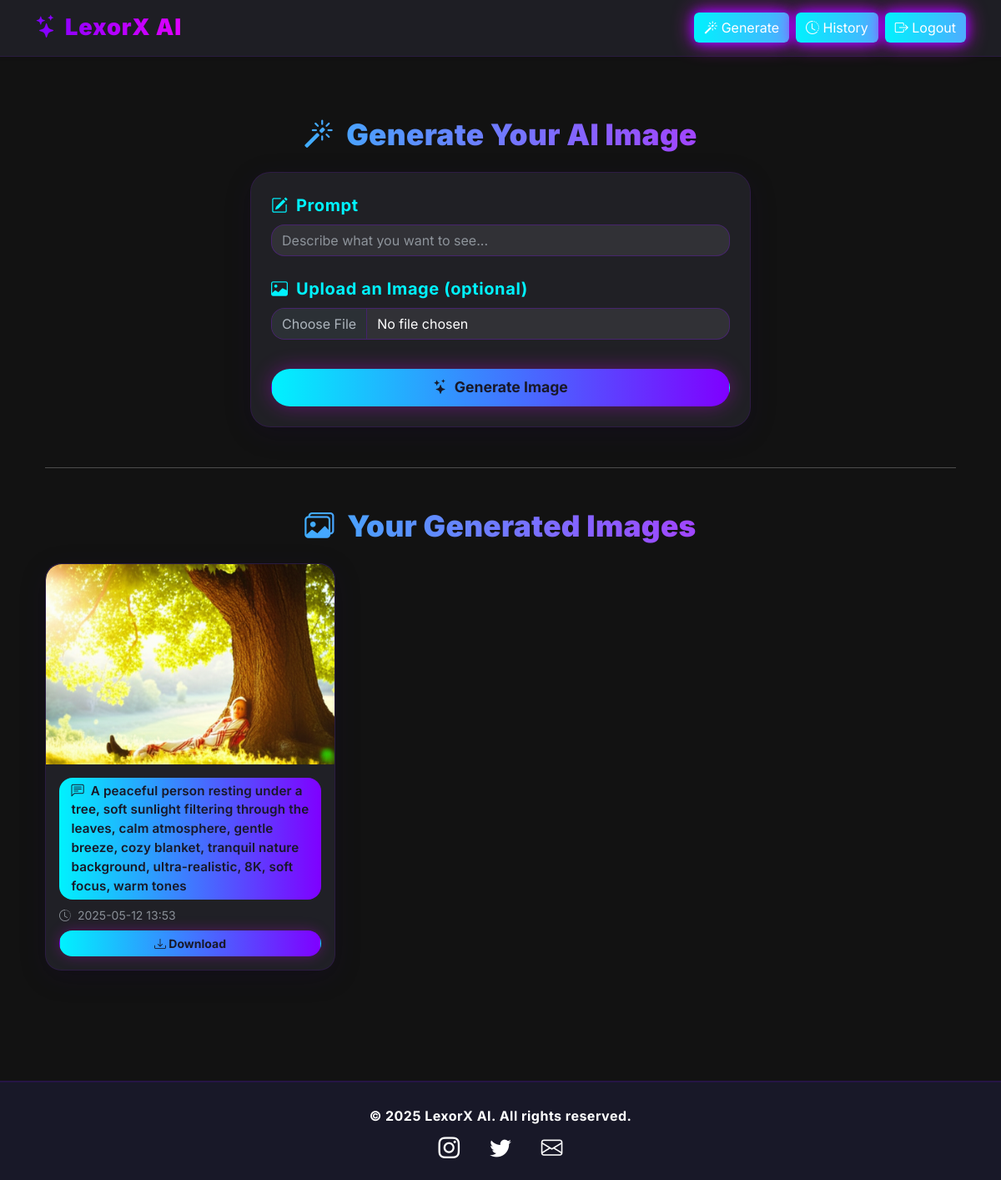
Before: /generate_image (signed in) with the older database file.
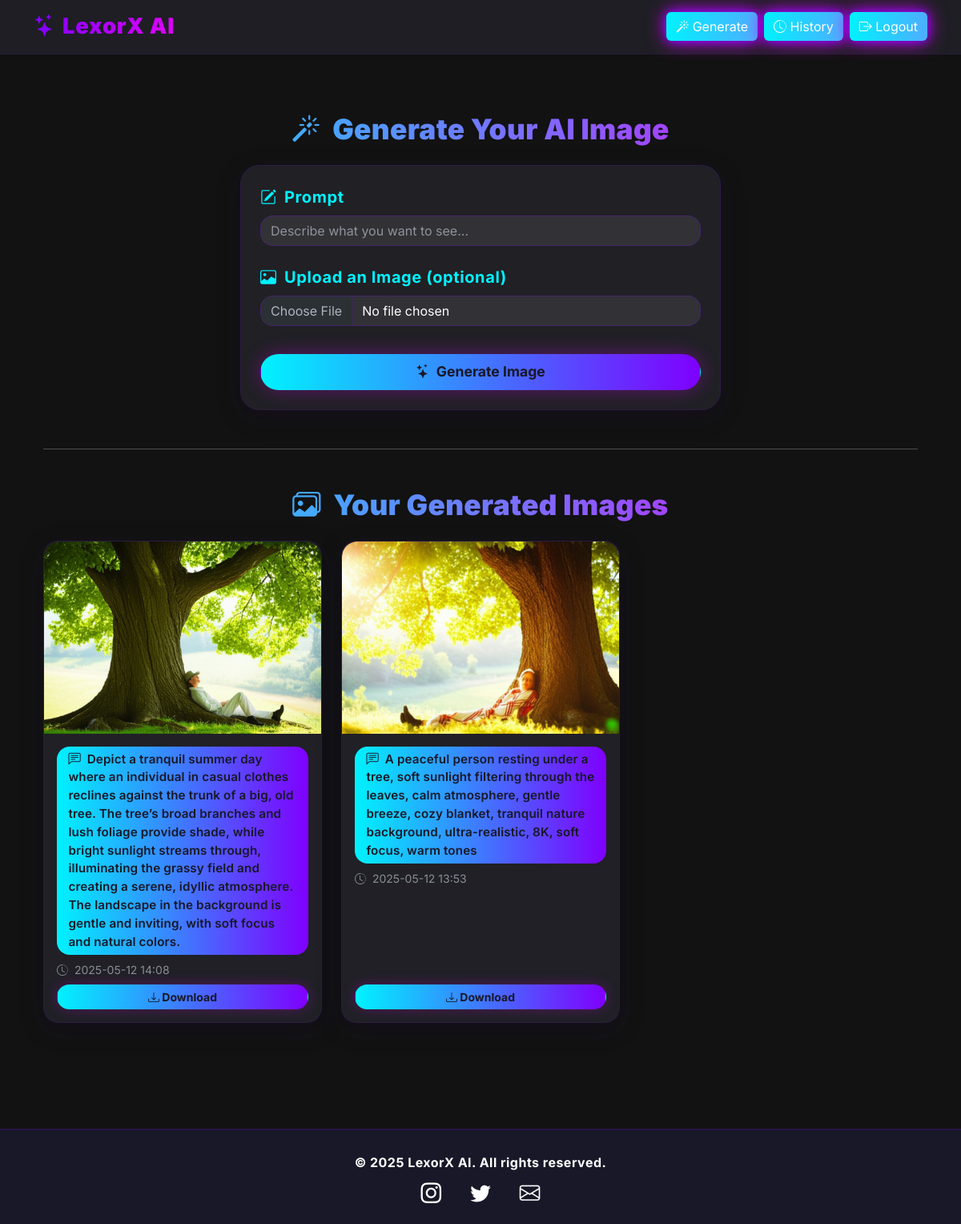
After: the same page with the newer database file.
### app/models.py (models this page shows)
class GeneratedImage(db.Model):
    id = db.Column(db.Integer, primary_key=True)
    prompt = db.Column(db.Text, nullable=False)
    image_file = db.Column(db.String(20), nullable=False)
    date_created = db.Column(db.DateTime, nullable=False, default=datetime.utcnow)
    user_id = db.Column(db.Integer, db.ForeignKey('user.id'), nullable=False)

### app/routes.py (the view, shortened to what this page needs)
@bp.route("/generate_image", methods=['GET', 'POST'])
@login_required
def generate_image():
    form = GenerateImageForm()
    images = GeneratedImage.query.filter_by(author=current_user).order_by(GeneratedImage.date_created.desc()).all()
    return render_template('generate_image.html', form=form, images=images)

### app/forms.py
class GenerateImageForm(FlaskForm):
    prompt = StringField('Prompt', validators=[DataRequired()])
    image = FileField('Upload Image', validators=[DataRequired()])
    submit = SubmitField('Generate Image')

### app/models.py (called while the page is built)
@login_manager.user_loader
def load_user(user_id):
    return User.query.get(int(user_id))

### app/templates/generate_image.html (shortened to what this page needs)
{% extends "base.html" %}
{% block content %}
<div class="container py-5">
  <h2 class="text-center mb-4 section-title animate__animated animate__fadeInDown">
    <i class="bi bi-magic icon-animated me-2"></i>
    Generate Your AI Image
  </h2>
  <form method="POST" enctype="multipart/form-data" onsubmit="disableButton()"
    class="glass-form p-4 mx-auto animate__animated animate__fadeInUp" style="max-width: 600px;">
    <div class="mb-4">
      <label class="form-label fs-5" for="prompt">
        <i class="bi bi-pencil-square me-1"></i> {{ form.prompt.label }}
      </label>
      {{ form.prompt(class="form-control", rows=3, placeholder="Describe what you want to see...") }}
    </div>
    <div class="mb-4">
      <label class="form-label fs-5" for="image">
        <i class="bi bi-image me-1"></i> Upload an Image (optional)
      </label>
      {{ form.image(class="form-control") }}
    </div>
    <button id="genBtn" type="submit"
      class="btn btn-generate btn-lg w-100 animate__animated animate__pulse animate__infinite">
      <i class="bi bi-stars me-2"></i>{{ form.submit.label.text }}
    </button>
  </form>
  <hr class="my-5">
  <h3 class="text-center mb-4 section-title animate__animated animate__fadeInDown">
    <i class="bi bi-images me-2"></i>
    Your Generated Images
  </h3>
  <div class="row">
    {% for img in images %}
    <div class="col-md-4 col-sm-6 mb-4 animate__animated animate__fadeInUp">
      <div class="card h-100">
        <img src="{{ url_for('static', filename='images/' ~ img.image_file) }}" class="card-img-top"
          alt="Generated Image">
        <div class="card-body d-flex flex-column">
          <div class="prompt-badge mb-2">
            <i class="bi bi-chat-left-text me-1"></i> {{ img.prompt }}
          </div>
          <small class="text-muted mb-2"><i class="bi bi-clock-history me-1"></i> {{ img.date_created.strftime('%Y-%m-%d
            %H:%M') }}</small>
          <a href="{{ url_for('static', filename='images/' ~ img.image_file) }}" class="btn btn-download btn-sm mt-auto"
            download="{{ img.image_file }}">
            <i class="bi bi-download"></i> Download
          </a>
        </div>
      </div>
    </div>
    {% else %}
    <div class="col-12 text-center text-light mt-4 animate__animated animate__fadeIn">
      <i class="bi bi-emoji-sunglasses" style="font-size:2rem;"></i>
      <p class="mt-2">No images generated yet. Try creating something amazing!</p>
    </div>
    {% endfor %}
  </div>
</div>
<link href="https://cdnjs.cloudflare.com/ajax/libs/animate.css/4.1.1/animate.min.css" rel="stylesheet">
<link href="https://cdn.jsdelivr.net/npm/bootstrap-icons@1.10.5/font/bootstrap-icons.css" rel="stylesheet">
{% endblock %}

### app/templates/base.html (shortened to what this page needs)
<!doctype html>
<html lang="en" data-bs-theme="dark">
<head>
  <link href="https://cdn.jsdelivr.net/npm/bootstrap@5.3.0/dist/css/bootstrap.min.css" rel="stylesheet">
  <link href="https://cdn.jsdelivr.net/npm/bootstrap-icons@1.10.5/font/bootstrap-icons.css" rel="stylesheet">
  <link href="https://cdn.jsdelivr.net/npm/animate.css@4.1.1/animate.min.css" rel="stylesheet">
</head>
<body>
  <nav class="navbar navbar-expand-lg shadow-sm sticky-top">
    <div class="container">
      <a class="navbar-brand" href="{{ url_for('main.home') }}">
        <i class="bi bi-stars"></i>LexorX AI
      </a>
      <div class="collapse navbar-collapse justify-content-end" id="navbarNav">
        <div class="d-flex gap-2">
          <a class="btn btn-outline-light" href="{{ url_for('main.generate') }}">
            <i class="bi bi-magic"></i> Generate
          </a>
          {% if current_user.is_authenticated %}
          <a class="btn btn-outline-light" href="{{ url_for('main.history') }}">
            <i class="bi bi-clock-history"></i> History
          </a>
          <a class="btn btn-outline-light" href="{{ url_for('main.logout') }}">
            <i class="bi bi-box-arrow-right"></i> Logout
          </a>
          {% endif %}
        </div>
      </div>
    </div>
  </nav>
  <div class="container mt-4">
    {% block content %}{% endblock %}
  </div>
  <footer class="text-center">
    <div class="container">
      <p class="mb-2" style="font-weight: 700; letter-spacing: 0.03em;">
        &copy; 2025 LexorX AI. All rights reserved.
      </p>
      <div class="footer-social d-flex justify-content-center gap-3">
        <a href="#" aria-label="Instagram"><i class="bi bi-instagram"></i></a>
        <a href="#" aria-label="Twitter"><i class="bi bi-twitter"></i></a>
        <a href="#" aria-label="Email"><i class="bi bi-envelope"></i></a>
      </div>
    </div>
  </footer>
  <link href="https://cdn.jsdelivr.net/npm/aos@2.3.4/dist/aos.css" rel="stylesheet">
</body>
</html>

### app/templates/base.html (style rules this page uses)
:root { --primary-gradient: linear-gradient(90deg, #7F00FF 0%, #E100FF 100%); --accent-gradient: linear-gradient(90deg, #00F2FE 0%, #4FACFE 100%); --glass-bg: rgba(34, 34, 40, 0.85); --neon-shadow: 0 0 12px #7F00FF, 0 0 24px #E100FF; --card-radius: 1.5rem; --transition: 0.2s cubic-bezier(.4, 2, .6, 1); }
html, body { font-family: 'Inter', 'Space Grotesk', Arial, sans-serif; background: #121212; color: #fff; min-height: 100vh; scroll-behavior: smooth; }
.navbar { background: var(--glass-bg); backdrop-filter: blur(12px); border-bottom: 1px solid rgba(127, 0, 255, 0.12); }
.navbar-brand { font-weight: 900; font-size: 1.7rem; letter-spacing: 0.03em; background: var(--primary-gradient); -webkit-background-clip: text; -webkit-text-fill-color: transparent; display: flex; align-items: center; gap: 0.5rem; }
.btn-outline-light, .btn-outline-light:focus { border: none; color: #fff; background: var(--accent-gradient); box-shadow: var(--neon-shadow); transition: var(--transition); }
.nav-link, .btn, .mobile-nav a, .fab-btn { transition: var(--transition); }
footer { background: #181828; padding: 28px 0 18px; margin-top: 60px; border-top: 2px solid #7F00FF22; }
.footer-social a { color: #fff; font-size: 1.6rem; margin: 0 10px; transition: color 0.2s; }

### app/templates/generate_image.html (style rules this page uses)
.glass-form { background: rgba(34, 34, 40, 0.92); border-radius: 1.5rem; box-shadow: 0 8px 32px 0 #1a003a33; border: 1.5px solid rgba(127, 0, 255, 0.14); backdrop-filter: blur(10px); transition: box-shadow 0.2s cubic-bezier(.4, 2, .6, 1); margin-bottom: 2.5rem; }
.form-label { font-weight: 700; color: #00F2FE; letter-spacing: 0.03em; }
.form-control { border-radius: 1rem; background: rgba(255, 255, 255, 0.08); color: #fff; border: 1.5px solid #7F00FF44; transition: border-color 0.2s; }
.btn-generate { font-weight: 700; font-size: 1.1rem; border-radius: 2rem; background: linear-gradient(90deg, #00F2FE 0%, #7F00FF 100%); color: #181828; box-shadow: 0 0 24px #E100FF55; transition: background 0.2s, color 0.2s, transform 0.15s; margin-top: 0.7rem; }
.section-title { font-weight: 900; background: linear-gradient(90deg, #00F2FE 0%, #E100FF 100%); -webkit-background-clip: text; -webkit-text-fill-color: transparent; margin-bottom: 2rem; font-size: 2.2rem; letter-spacing: 0.01em; }
.card { background: rgba(34, 34, 40, 0.93); border-radius: 1.2rem; box-shadow: 0 8px 32px 0 #1a003a33; border: 1.5px solid rgba(127, 0, 255, 0.12); transition: 0.2s cubic-bezier(.4, 2, .6, 1); overflow: hidden; }
.card-img-top { border-radius: 1.2rem 1.2rem 0 0; object-fit: cover; height: 240px; background: #181828; transition: filter 0.2s; }
.btn-download { border-radius: 2rem; background: linear-gradient(90deg, #00F2FE 0%, #7F00FF 100%); color: #181828; font-weight: 700; transition: background 0.2s, color 0.2s, transform 0.15s; box-shadow: 0 0 16px #E100FF44; }
.prompt-badge { background: linear-gradient(90deg, #00F2FE 0%, #7F00FF 100%); color: #181828; font-size: 0.95em; font-weight: 600; border-radius: 1rem; padding: 0.3rem 0.9rem; margin-bottom: 0.7rem; display: inline-block; letter-spacing: 0.01em; }

Changed rows visible on the page:
added GeneratedImage: image_file (picture), prompt "Depict a tranquil summer day where an individual in casual clothes reclines against the trunk of a big, old tree. The tree’s broad branches and lush foliage provide shade, while bright sunlight streams through, illuminating the grassy field and creating a serene, idyllic atmosphere. The landscape in the background is gentle and inviting, with soft focus and natural colors.", date_created "2025-05-12 14:08"
